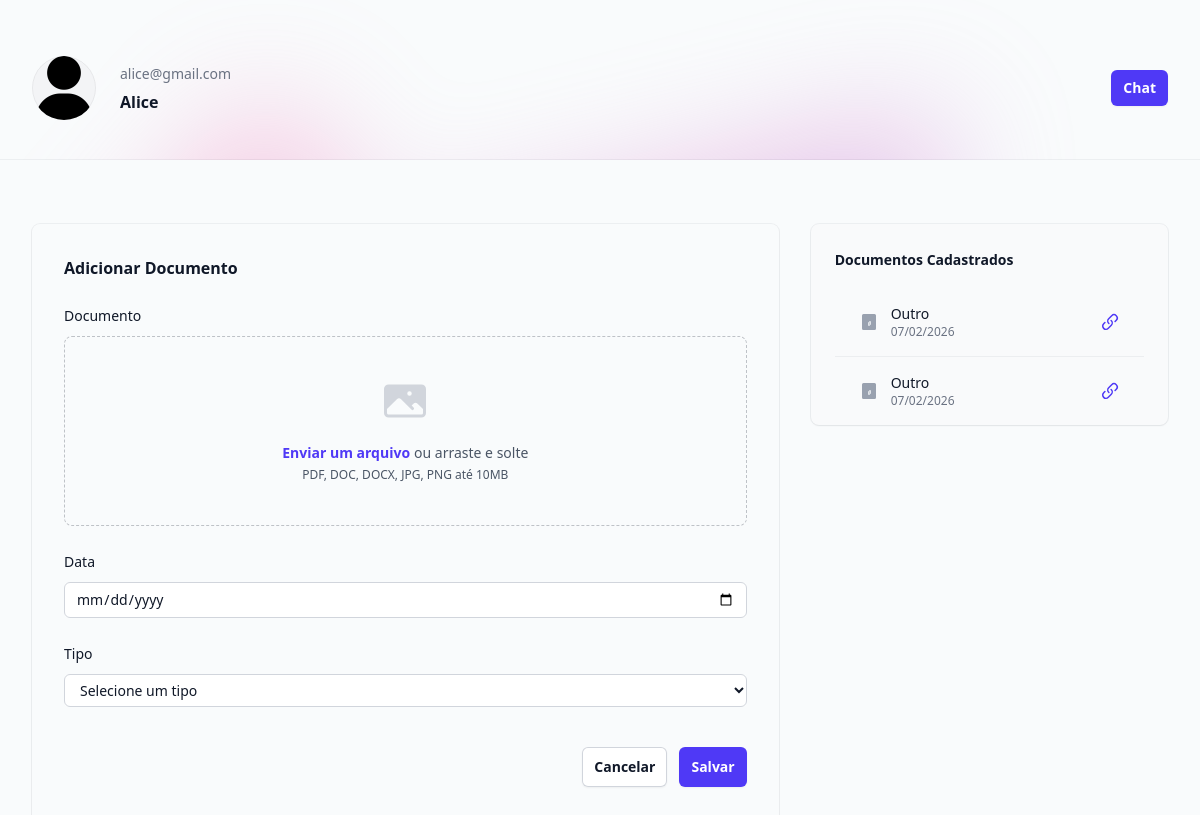
The page /usuarios/cliente/1 on the database as committed earlier.
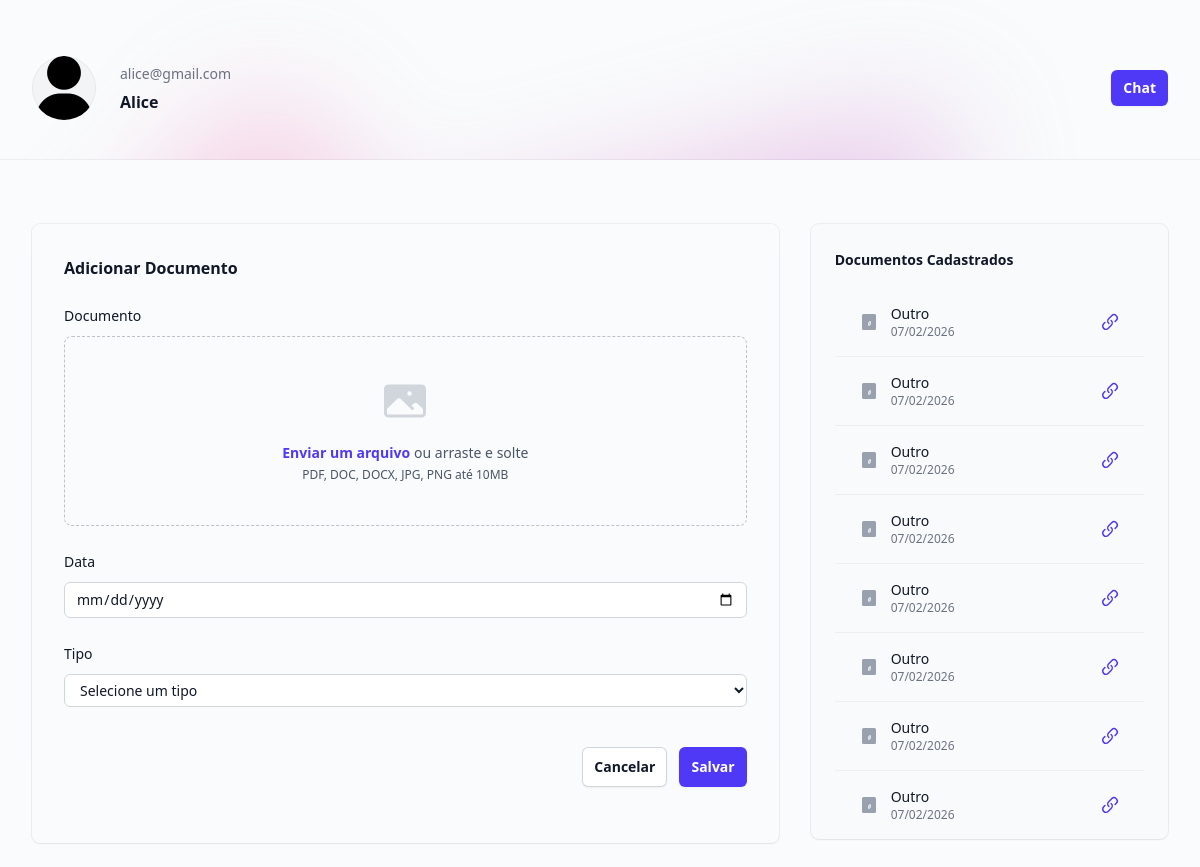
The same page on the database as committed later.
### usuarios/models.py (models this page shows, shortened)
class Documentos(models.Model):
    TIPO_CHOICES = [
        ('C', 'Contrato'),
        ('P', 'Petição'),
        ('CONT', 'Contestação'),
        ('R', 'Recursos'),
        ('O', 'Outro'),
    ]
    cliente = models.ForeignKey(Cliente, on_delete=models.CASCADE)
    tipo = models.CharField(max_length=255, choices=TIPO_CHOICES, default='O')
    arquivo = models.FileField(upload_to='documentos/')
    data_upload = models.DateTimeField()
    content = MartorField()

### usuarios/views.py (the view, shortened to what this page needs)
# urls.py: path("cliente/<int:id>", views.cliente, name='cliente'),
def cliente(request, id):
    cliente = Cliente.objects.get(id=id)
    if request.method == "GET":
        documentos = Documentos.objects.filter(cliente=cliente)
        return render(request, 'cliente.html', {'cliente': cliente, 'documentos': documentos})

### usuarios/templates/cliente.html (shortened to what the changed rows need)
{% extends 'base.html' %}
{% load static %}
{% block 'body' %}
  <main>
    <header class="relative isolate pt-4">
      <div class="mx-auto max-w-7xl px-4 py-10 sm:px-6 lg:px-8">
        <div class="mx-auto flex max-w-2xl items-center justify-between gap-x-8 lg:mx-0 lg:max-w-none">
          <div class="flex items-center gap-x-6">
            <h1>
              <div class="text-sm/6 text-gray-500">{{ cliente.email }}</div>
              <div class="mt-1 text-base font-semibold text-gray-900">{{ cliente.nome }}</div>
            </h1>
          </div>
        </div>
      </div>
    </header>
    <div class="mx-auto max-w-7xl px-4 py-16 sm:px-6 lg:px-8">
      <div class="mx-auto grid max-w-2xl grid-cols-1 grid-rows-1 items-start gap-x-8 gap-y-8 lg:mx-0 lg:max-w-none lg:grid-cols-3">
        <div class="lg:col-start-3 lg:row-end-1">
          <div class="rounded-lg bg-gray-50 shadow-xs outline-1 outline-gray-900/5">
            <div class="px-6 pt-6">
              {% if documentos %}
                <ul class="divide-y divide-gray-900/5">
                    {% for documento in documentos %}
                    <li class="px-6 py-4">
                        <div class="flex items-center justify-between">
                        <div class="flex items-center gap-3">
                            <div>
                            <p class="text-sm font-medium text-gray-900">{{ documento.get_tipo_display }}</p>
                            <p class="text-xs text-gray-500">{{ documento.data_upload|date:"d/m/Y" }}</p>
                            </div>
                        </div>
                        <a href="#" target="_blank" class="text-indigo-600 hover:text-indigo-500">
                        </a>
                        </div>
                    </li>
                    {% endfor %}
                </ul>
                {% endif %}
            </div>
          </div>
        </div>
        <div class="-mx-4 px-4 py-8 shadow-xs ring-1 ring-gray-900/5 sm:mx-0 sm:rounded-lg sm:px-8 sm:pb-14 lg:col-span-2 lg:row-span-2 lg:row-end-2 xl:px-16 xl:pt-16 xl:pb-20">
          <h2 class="text-base font-semibold text-gray-900 mb-6">Adicionar Documento</h2>
        </div>
      </div>
    </div>
  </main>
{% endblock 'body' %}

Rows that differ between the two databases and show on the page:
added Documentos: tipo "Outro", data_upload "07/02/2026"
added Documentos: tipo "Outro", data_upload "07/02/2026"
added Documentos: tipo "Outro", data_upload "07/02/2026"
added Documentos: tipo "Outro", data_upload "07/02/2026"
added Documentos: tipo "Outro", data_upload "07/02/2026"
added Documentos: tipo "Outro", data_upload "07/02/2026"
